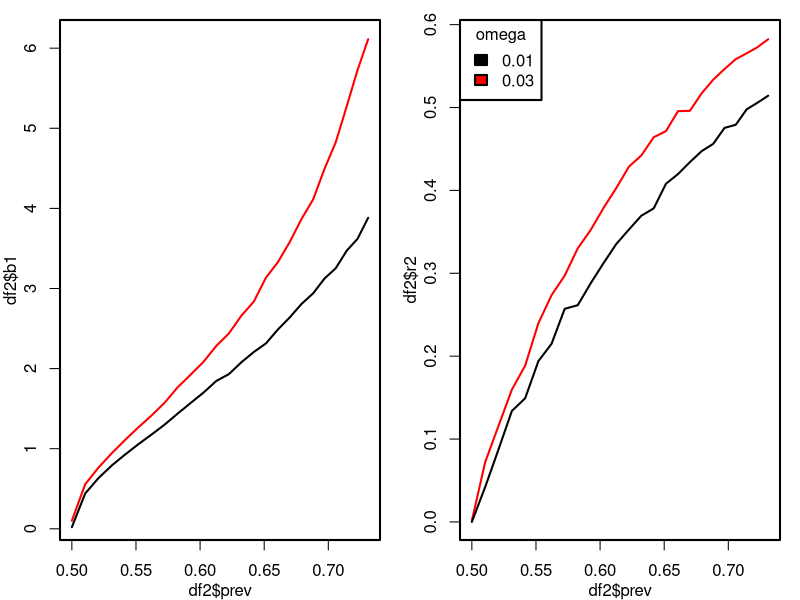

The R script that drew this image:
##hold IMV constant
f<-function(b0,omega=0.01) {
    getp<-function(a) { #see eqn 7. this identies the isomorphic coin
        f<-function(p,a) abs(p*log(p)+(1-p)*log(1-p)-log(a))
        nlminb(.5,f,lower=0.001,upper=.999,a=a)$par
    }
    a<-1/(1+exp(-b0))
    w0<-getp(a)
    w1<-omega*w0+w0
    ##
    getp.inv<-function(p) { #see eqn 7. this identies the isomorphic coin
        f<-function(a,p) abs(p*log(p)+(1-p)*log(1-p)-log(a))
        nlminb(.5,f,lower=0.5,upper=.999,p=p)$par
    }
    a1<-getp.inv(w1)
    x<-rnorm(10000)
    ##
    llpart<-function(b1,a1,x) {
        p<-1/(1+exp(-1*(b0+b1*x)))
        l<-p*log(p)+(1-p)*log(1-p)
        abs(log(a1)-mean(l))
    }
    ## llp<-list()
    ## for (b1 in seq(0,1,length.out=25)) llp[[as.character(b1)]]<-llpart(b1,a1=a1,x=x)
    ## plot(seq(0,1,length.out=25),unlist(llp))
    b1<-optim(0,llpart,lower=0,upper=10,a1=a1,x=x,method="Brent")$par
    ##
    p<-1/(1+exp(-1*(b0+b1*x)))
    y<-rbinom(length(x),1,p)
    r2<-cor(y,x)^2
    ##
    c(prev=a,b1=b1,r2=r2)
}
L<-list()
for (b0 in seq(0,1,length.out=25)) L[[as.character(b0)]]<-f(b0)
df1<-data.frame(do.call("rbind",L))
L<-list()
for (b0 in seq(0,1,length.out=25)) L[[as.character(b0)]]<-f(b0,omega=.05)
df2<-data.frame(do.call("rbind",L))

par(mfrow=c(1,2),mar=c(3,3,1,1),mgp=c(2,1,0),lwd=2)
plot(df2$prev,df2$b1,type='l',col='red')
lines(df1$prev,df1$b1,col='black')
plot(df2$prev,df2$r2,type='l',col='red')
lines(df1$prev,df1$r2,col='black')
legend("topleft",title="omega",legend=c(0.01,0.03),fill=c("black","red"))
